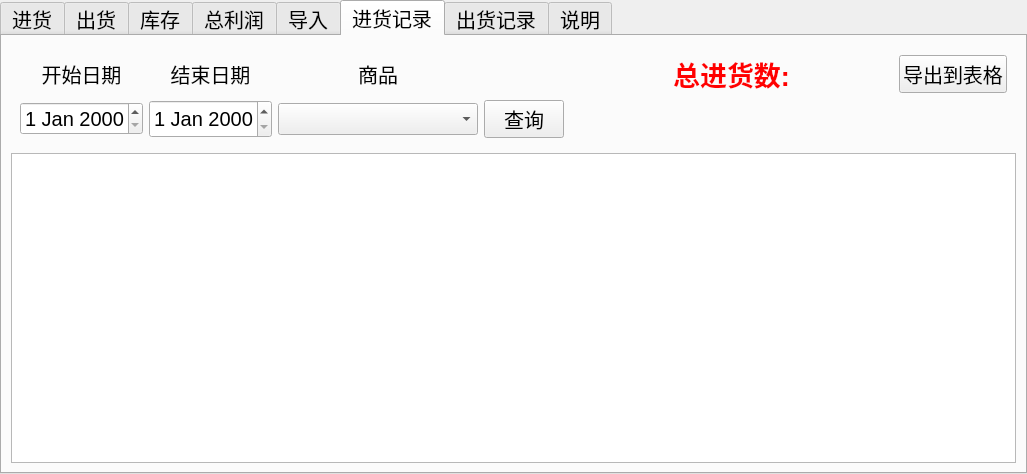
<?xml version="1.0" encoding="UTF-8"?>
<ui version="4.0">
 <class>MainWidget</class>
 <widget class="QTabWidget" name="MainWidget">
  <property name="geometry">
   <rect>
    <x>0</x>
    <y>0</y>
    <width>1027</width>
    <height>474</height>
   </rect>
  </property>
  <property name="font">
   <font>
    <pointsize>15</pointsize>
   </font>
  </property>
  <property name="windowTitle">
   <string>商品出入统计--肖豪</string>
  </property>
  <property name="windowIcon">
   <iconset>
    <normaloff>image/main.ico</normaloff>image/main.ico</iconset>
  </property>
  <property name="toolTip">
   <string notr="true"/>
  </property>
  <property name="currentIndex">
   <number>5</number>
  </property>
  <widget class="QWidget" name="InputWidget">
   <property name="enabled">
    <bool>true</bool>
   </property>
   <attribute name="title">
    <string>进货</string>
   </attribute>
   <layout class="QVBoxLayout" name="verticalLayout">
    <item>
     <layout class="QGridLayout" name="gridLayout" rowstretch="1,2,3,2" columnstretch="1,2,4,2,2,6" rowminimumheight="1,2,3,4" columnminimumwidth="1,2,3,4,5,6">
      <property name="sizeConstraint">
       <enum>QLayout::SetDefaultConstraint</enum>
      </property>
      <property name="leftMargin">
       <number>30</number>
      </property>
      <property name="topMargin">
       <number>20</number>
      </property>
      <property name="rightMargin">
       <number>30</number>
      </property>
      <property name="bottomMargin">
       <number>20</number>
      </property>
      <property name="spacing">
       <number>20</number>
      </property>
      <item row="3" column="4">
       <widget class="QPushButton" name="pushButtonInput">
        <property name="enabled">
         <bool>true</bool>
        </property>
        <property name="minimumSize">
         <size>
          <width>0</width>
          <height>50</height>
         </size>
        </property>
        <property name="text">
         <string>确认进货</string>
        </property>
       </widget>
      </item>
      <item row="0" column="0">
       <spacer name="verticalSpacer">
        <property name="orientation">
         <enum>Qt::Vertical</enum>
        </property>
        <property name="sizeHint" stdset="0">
         <size>
          <width>20</width>
          <height>40</height>
         </size>
        </property>
       </spacer>
      </item>
      <item row="2" column="3">
       <widget class="QLineEdit" name="lineEditInputPrice">
        <property name="minimumSize">
         <size>
          <width>0</width>
          <height>50</height>
         </size>
        </property>
        <property name="inputMask">
         <string/>
        </property>
        <property name="maxLength">
         <number>15</number>
        </property>
        <property name="alignment">
         <set>Qt::AlignCenter</set>
        </property>
       </widget>
      </item>
      <item row="2" column="4">
       <widget class="QLineEdit" name="lineEditInputNum">
        <property name="minimumSize">
         <size>
          <width>0</width>
          <height>50</height>
         </size>
        </property>
        <property name="maxLength">
         <number>10</number>
        </property>
        <property name="alignment">
         <set>Qt::AlignCenter</set>
        </property>
       </widget>
      </item>
      <item row="2" column="0">
       <widget class="CCustomDateEdit" name="dateEditInput">
        <property name="minimumSize">
         <size>
          <width>0</width>
          <height>50</height>
         </size>
        </property>
        <property name="layoutDirection">
         <enum>Qt::LeftToRight</enum>
        </property>
        <property name="alignment">
         <set>Qt::AlignCenter</set>
        </property>
        <property name="buttonSymbols">
         <enum>QAbstractSpinBox::UpDownArrows</enum>
        </property>
        <property name="correctionMode">
         <enum>QAbstractSpinBox::CorrectToPreviousValue</enum>
        </property>
        <property name="dateTime">
         <datetime>
          <hour>0</hour>
          <minute>0</minute>
          <second>0</second>
          <year>2000</year>
          <month>1</month>
          <day>1</day>
         </datetime>
        </property>
        <property name="time">
         <time>
          <hour>0</hour>
          <minute>0</minute>
          <second>0</second>
         </time>
        </property>
        <property name="currentSection">
         <enum>QDateTimeEdit::YearSection</enum>
        </property>
        <property name="displayFormat">
         <string>yyyy/M/d</string>
        </property>
        <property name="calendarPopup">
         <bool>true</bool>
        </property>
       </widget>
      </item>
      <item row="2" column="2">
       <widget class="ExtendedComboBox" name="comboBoxInputGoods">
        <property name="minimumSize">
         <size>
          <width>0</width>
          <height>50</height>
         </size>
        </property>
        <property name="font">
         <font>
          <pointsize>15</pointsize>
         </font>
        </property>
       </widget>
      </item>
      <item row="3" column="0">
       <spacer name="verticalSpacer_3">
        <property name="orientation">
         <enum>Qt::Vertical</enum>
        </property>
        <property name="sizeHint" stdset="0">
         <size>
          <width>20</width>
          <height>40</height>
         </size>
        </property>
       </spacer>
      </item>
      <item row="1" column="3">
       <widget class="QLabel" name="label_3">
        <property name="font">
         <font>
          <pointsize>30</pointsize>
         </font>
        </property>
        <property name="text">
         <string>价格</string>
        </property>
        <property name="alignment">
         <set>Qt::AlignCenter</set>
        </property>
       </widget>
      </item>
      <item row="1" column="0">
       <widget class="QLabel" name="label">
        <property name="font">
         <font>
          <pointsize>30</pointsize>
         </font>
        </property>
        <property name="layoutDirection">
         <enum>Qt::RightToLeft</enum>
        </property>
        <property name="text">
         <string>日期</string>
        </property>
        <property name="alignment">
         <set>Qt::AlignCenter</set>
        </property>
       </widget>
      </item>
      <item row="2" column="5">
       <widget class="QLineEdit" name="lineEditInputRemark">
        <property name="minimumSize">
         <size>
          <width>0</width>
          <height>50</height>
         </size>
        </property>
       </widget>
      </item>
      <item row="1" column="5">
       <widget class="QLabel" name="label_5">
        <property name="font">
         <font>
          <pointsize>30</pointsize>
         </font>
        </property>
        <property name="text">
         <string>备注</string>
        </property>
        <property name="alignment">
         <set>Qt::AlignCenter</set>
        </property>
       </widget>
      </item>
      <item row="1" column="2">
       <widget class="QLabel" name="label_2">
        <property name="font">
         <font>
          <pointsize>30</pointsize>
         </font>
        </property>
        <property name="layoutDirection">
         <enum>Qt::LeftToRight</enum>
        </property>
        <property name="text">
         <string>商品</string>
        </property>
        <property name="alignment">
         <set>Qt::AlignCenter</set>
        </property>
       </widget>
      </item>
      <item row="2" column="1">
       <widget class="ExtendedComboBox" name="comboBoxInputType">
        <property name="minimumSize">
         <size>
          <width>0</width>
          <height>50</height>
         </size>
        </property>
        <property name="font">
         <font>
          <pointsize>15</pointsize>
         </font>
        </property>
        <property name="sizeAdjustPolicy">
         <enum>QComboBox::AdjustToContentsOnFirstShow</enum>
        </property>
       </widget>
      </item>
      <item row="1" column="1">
       <widget class="QLabel" name="label_13">
        <property name="font">
         <font>
          <pointsize>30</pointsize>
         </font>
        </property>
        <property name="text">
         <string>类别</string>
        </property>
        <property name="alignment">
         <set>Qt::AlignCenter</set>
        </property>
       </widget>
      </item>
      <item row="1" column="4">
       <widget class="QLabel" name="label_4">
        <property name="font">
         <font>
          <pointsize>30</pointsize>
         </font>
        </property>
        <property name="text">
         <string>数量</string>
        </property>
        <property name="alignment">
         <set>Qt::AlignCenter</set>
        </property>
       </widget>
      </item>
      <item row="0" column="2">
       <widget class="QLabel" name="InputTiplabel">
        <property name="font">
         <font>
          <pointsize>15</pointsize>
         </font>
        </property>
        <property name="styleSheet">
         <string notr="true">color:rgb(255, 0, 0)</string>
        </property>
        <property name="text">
         <string>注意:新商品录入</string>
        </property>
        <property name="alignment">
         <set>Qt::AlignCenter</set>
        </property>
       </widget>
      </item>
     </layout>
    </item>
   </layout>
  </widget>
  <widget class="QWidget" name="OutputWidget">
   <attribute name="title">
    <string>出货</string>
   </attribute>
   <layout class="QGridLayout" name="gridLayout_3">
    <item row="0" column="0">
     <layout class="QGridLayout" name="gridLayout_2" rowstretch="1,2,3,2" columnstretch="1,4,4,2,2,6">
      <property name="sizeConstraint">
       <enum>QLayout::SetDefaultConstraint</enum>
      </property>
      <property name="leftMargin">
       <number>30</number>
      </property>
      <property name="topMargin">
       <number>20</number>
      </property>
      <property name="rightMargin">
       <number>30</number>
      </property>
      <property name="bottomMargin">
       <number>20</number>
      </property>
      <property name="spacing">
       <number>20</number>
      </property>
      <item row="1" column="0">
       <widget class="QLabel" name="label_6">
        <property name="font">
         <font>
          <pointsize>30</pointsize>
         </font>
        </property>
        <property name="text">
         <string>日期</string>
        </property>
        <property name="alignment">
         <set>Qt::AlignCenter</set>
        </property>
       </widget>
      </item>
      <item row="0" column="0">
       <spacer name="verticalSpacer_2">
        <property name="orientation">
         <enum>Qt::Vertical</enum>
        </property>
        <property name="sizeHint" stdset="0">
         <size>
          <width>20</width>
          <height>40</height>
         </size>
        </property>
       </spacer>
      </item>
      <item row="2" column="2">
       <widget class="ExtendedComboBox" name="comboBoxOutputBuyer">
        <property name="minimumSize">
         <size>
          <width>0</width>
          <height>50</height>
         </size>
        </property>
       </widget>
      </item>
      <item row="1" column="2">
       <widget class="QLabel" name="label_8">
        <property name="font">
         <font>
          <pointsize>30</pointsize>
         </font>
        </property>
        <property name="text">
         <string>买家</string>
        </property>
        <property name="alignment">
         <set>Qt::AlignCenter</set>
        </property>
       </widget>
      </item>
      <item row="3" column="0">
       <spacer name="verticalSpacer_4">
        <property name="orientation">
         <enum>Qt::Vertical</enum>
        </property>
        <property name="sizeHint" stdset="0">
         <size>
          <width>20</width>
          <height>40</height>
         </size>
        </property>
       </spacer>
      </item>
      <item row="2" column="1">
       <widget class="ExtendedComboBox" name="comboBoxOutputGoods">
        <property name="minimumSize">
         <size>
          <width>0</width>
          <height>50</height>
         </size>
        </property>
       </widget>
      </item>
      <item row="1" column="1">
       <widget class="QLabel" name="label_7">
        <property name="font">
         <font>
          <pointsize>30</pointsize>
         </font>
        </property>
        <property name="text">
         <string>商品</string>
        </property>
        <property name="alignment">
         <set>Qt::AlignCenter</set>
        </property>
       </widget>
      </item>
      <item row="1" column="5">
       <widget class="QLabel" name="label_11">
        <property name="font">
         <font>
          <pointsize>30</pointsize>
         </font>
        </property>
        <property name="text">
         <string>备注</string>
        </property>
        <property name="alignment">
         <set>Qt::AlignCenter</set>
        </property>
       </widget>
      </item>
      <item row="2" column="5">
       <widget class="QLineEdit" name="lineEditOutputRemark">
        <property name="minimumSize">
         <size>
          <width>0</width>
          <height>50</height>
         </size>
        </property>
       </widget>
      </item>
      <item row="2" column="0">
       <widget class="CCustomDateEdit" name="dateEditOutput">
        <property name="minimumSize">
         <size>
          <width>0</width>
          <height>50</height>
         </size>
        </property>
        <property name="alignment">
         <set>Qt::AlignCenter</set>
        </property>
        <property name="calendarPopup">
         <bool>true</bool>
        </property>
       </widget>
      </item>
      <item row="3" column="4">
       <widget class="QPushButton" name="pushButtonOutput">
        <property name="minimumSize">
         <size>
          <width>0</width>
          <height>50</height>
         </size>
        </property>
        <property name="text">
         <string>确认出货</string>
        </property>
       </widget>
      </item>
      <item row="1" column="4">
       <widget class="QLabel" name="label_9">
        <property name="font">
         <font>
          <pointsize>30</pointsize>
         </font>
        </property>
        <property name="text">
         <string>数量</string>
        </property>
        <property name="alignment">
         <set>Qt::AlignCenter</set>
        </property>
       </widget>
      </item>
      <item row="2" column="4">
       <widget class="QLineEdit" name="lineEditOutputNum">
        <property name="minimumSize">
         <size>
          <width>0</width>
          <height>50</height>
         </size>
        </property>
        <property name="alignment">
         <set>Qt::AlignCenter</set>
        </property>
       </widget>
      </item>
      <item row="1" column="3">
       <widget class="QLabel" name="label_10">
        <property name="font">
         <font>
          <pointsize>30</pointsize>
         </font>
        </property>
        <property name="text">
         <string>价格</string>
        </property>
        <property name="alignment">
         <set>Qt::AlignCenter</set>
        </property>
       </widget>
      </item>
      <item row="2" column="3">
       <widget class="QLineEdit" name="lineEditOutputPrice">
        <property name="minimumSize">
         <size>
          <width>0</width>
          <height>50</height>
         </size>
        </property>
        <property name="alignment">
         <set>Qt::AlignCenter</set>
        </property>
       </widget>
      </item>
     </layout>
    </item>
   </layout>
  </widget>
  <widget class="QWidget" name="StockWidget">
   <attribute name="title">
    <string>库存</string>
   </attribute>
   <layout class="QVBoxLayout" name="verticalLayout_2">
    <item>
     <widget class="QTableWidget" name="tableWidgetStock">
      <property name="enabled">
       <bool>true</bool>
      </property>
      <property name="layoutDirection">
       <enum>Qt::LeftToRight</enum>
      </property>
      <property name="autoFillBackground">
       <bool>true</bool>
      </property>
      <property name="frameShape">
       <enum>QFrame::NoFrame</enum>
      </property>
      <property name="frameShadow">
       <enum>QFrame::Sunken</enum>
      </property>
      <property name="lineWidth">
       <number>1</number>
      </property>
      <property name="midLineWidth">
       <number>0</number>
      </property>
      <property name="verticalScrollBarPolicy">
       <enum>Qt::ScrollBarAlwaysOff</enum>
      </property>
      <property name="sizeAdjustPolicy">
       <enum>QAbstractScrollArea::AdjustToContentsOnFirstShow</enum>
      </property>
      <property name="editTriggers">
       <set>QAbstractItemView::AnyKeyPressed|QAbstractItemView::EditKeyPressed</set>
      </property>
      <property name="gridStyle">
       <enum>Qt::DashDotLine</enum>
      </property>
      <property name="sortingEnabled">
       <bool>true</bool>
      </property>
      <property name="rowCount">
       <number>10</number>
      </property>
      <property name="columnCount">
       <number>4</number>
      </property>
      <attribute name="horizontalHeaderCascadingSectionResizes">
       <bool>true</bool>
      </attribute>
      <attribute name="horizontalHeaderStretchLastSection">
       <bool>false</bool>
      </attribute>
      <attribute name="verticalHeaderVisible">
       <bool>false</bool>
      </attribute>
      <row/>
      <row/>
      <row/>
      <row/>
      <row/>
      <row/>
      <row/>
      <row/>
      <row/>
      <row/>
      <column/>
      <column/>
      <column/>
      <column/>
     </widget>
    </item>
   </layout>
  </widget>
  <widget class="QWidget" name="ProfitWidget">
   <attribute name="title">
    <string>总利润</string>
   </attribute>
   <layout class="QVBoxLayout" name="verticalLayout_3">
    <item>
     <widget class="QWidget" name="widget" native="true">
      <layout class="QHBoxLayout" name="horizontalLayout" stretch="1,1,0,1,0,1,1,1">
       <item>
        <widget class="QPushButton" name="pushButtonExport">
         <property name="text">
          <string>导出到表格</string>
         </property>
        </widget>
       </item>
       <item>
        <spacer name="horizontalSpacer">
         <property name="orientation">
          <enum>Qt::Horizontal</enum>
         </property>
         <property name="sizeHint" stdset="0">
          <size>
           <width>40</width>
           <height>20</height>
          </size>
         </property>
        </spacer>
       </item>
       <item>
        <widget class="QLabel" name="label_15">
         <property name="text">
          <string>开始日期:</string>
         </property>
        </widget>
       </item>
       <item>
        <widget class="CCustomDateEdit" name="dateEditBegin"/>
       </item>
       <item>
        <widget class="QLabel" name="label_16">
         <property name="text">
          <string>结束日期:</string>
         </property>
        </widget>
       </item>
       <item>
        <widget class="CCustomDateEdit" name="dateEditEnd"/>
       </item>
       <item>
        <widget class="QPushButton" name="pushButtonQuery">
         <property name="text">
          <string>查询</string>
         </property>
        </widget>
       </item>
       <item>
        <spacer name="horizontalSpacer_2">
         <property name="orientation">
          <enum>Qt::Horizontal</enum>
         </property>
         <property name="sizeHint" stdset="0">
          <size>
           <width>40</width>
           <height>20</height>
          </size>
         </property>
        </spacer>
       </item>
      </layout>
     </widget>
    </item>
    <item>
     <widget class="QTableWidget" name="tableWidgetProfile">
      <property name="editTriggers">
       <set>QAbstractItemView::AnyKeyPressed|QAbstractItemView::EditKeyPressed</set>
      </property>
      <property name="sortingEnabled">
       <bool>true</bool>
      </property>
      <property name="rowCount">
       <number>0</number>
      </property>
      <property name="columnCount">
       <number>0</number>
      </property>
      <attribute name="verticalHeaderVisible">
       <bool>false</bool>
      </attribute>
     </widget>
    </item>
   </layout>
  </widget>
  <widget class="QWidget" name="Import">
   <attribute name="title">
    <string>导入</string>
   </attribute>
   <layout class="QVBoxLayout" name="verticalLayout_4">
    <item>
     <widget class="QFrame" name="frame">
      <property name="frameShape">
       <enum>QFrame::StyledPanel</enum>
      </property>
      <property name="frameShadow">
       <enum>QFrame::Raised</enum>
      </property>
      <layout class="QHBoxLayout" name="horizontalLayout_2">
       <item>
        <widget class="QComboBox" name="comboBoxImportGoodsType"/>
       </item>
       <item>
        <widget class="QPushButton" name="pushButtonImportGoods">
         <property name="toolTip">
          <string>选择某类商品，批量导入</string>
         </property>
         <property name="statusTip">
          <string/>
         </property>
         <property name="whatsThis">
          <string/>
         </property>
         <property name="text">
          <string>批量导入商品</string>
         </property>
        </widget>
       </item>
       <item>
        <spacer name="horizontalSpacer_3">
         <property name="orientation">
          <enum>Qt::Horizontal</enum>
         </property>
         <property name="sizeHint" stdset="0">
          <size>
           <width>40</width>
           <height>20</height>
          </size>
         </property>
        </spacer>
       </item>
       <item>
        <widget class="QPushButton" name="pushButtonImportBuyer">
         <property name="text">
          <string>批量导入买家</string>
         </property>
        </widget>
       </item>
       <item>
        <spacer name="horizontalSpacer_4">
         <property name="orientation">
          <enum>Qt::Horizontal</enum>
         </property>
         <property name="sizeHint" stdset="0">
          <size>
           <width>40</width>
           <height>20</height>
          </size>
         </property>
        </spacer>
       </item>
       <item>
        <widget class="QLabel" name="label_12">
         <property name="text">
          <string>说明：批量导入数据，每行为一条数据</string>
         </property>
        </widget>
       </item>
      </layout>
     </widget>
    </item>
    <item>
     <widget class="QTextEdit" name="textEditImport"/>
    </item>
   </layout>
  </widget>
  <widget class="QWidget" name="InputRecord">
   <attribute name="title">
    <string>进货记录</string>
   </attribute>
   <layout class="QVBoxLayout" name="verticalLayout_5">
    <item>
     <widget class="QWidget" name="widget_2" native="true">
      <layout class="QGridLayout" name="gridLayout_5">
       <item row="1" column="5">
        <widget class="ExtendedComboBox" name="comboBoxInputRecord">
         <property name="minimumSize">
          <size>
           <width>200</width>
           <height>0</height>
          </size>
         </property>
        </widget>
       </item>
       <item row="0" column="8">
        <widget class="QPushButton" name="pushButtonExportInputRecord">
         <property name="text">
          <string>导出到表格</string>
         </property>
        </widget>
       </item>
       <item row="0" column="0">
        <widget class="QLabel" name="label_17">
         <property name="text">
          <string>开始日期</string>
         </property>
         <property name="alignment">
          <set>Qt::AlignCenter</set>
         </property>
        </widget>
       </item>
       <item row="1" column="7">
        <spacer name="horizontalSpacer_6">
         <property name="orientation">
          <enum>Qt::Horizontal</enum>
         </property>
         <property name="sizeHint" stdset="0">
          <size>
           <width>40</width>
           <height>20</height>
          </size>
         </property>
        </spacer>
       </item>
       <item row="0" column="5">
        <widget class="QLabel" name="label_14">
         <property name="text">
          <string>商品</string>
         </property>
         <property name="alignment">
          <set>Qt::AlignCenter</set>
         </property>
        </widget>
       </item>
       <item row="0" column="7">
        <widget class="QLabel" name="labelInputRecordNum">
         <property name="font">
          <font>
           <pointsize>20</pointsize>
           <weight>75</weight>
           <bold>true</bold>
          </font>
         </property>
         <property name="styleSheet">
          <string notr="true">color:rgb(255, 0, 0)</string>
         </property>
         <property name="text">
          <string>总进货数:</string>
         </property>
         <property name="alignment">
          <set>Qt::AlignCenter</set>
         </property>
        </widget>
       </item>
       <item row="1" column="2">
        <widget class="CCustomDateEdit" name="dateEditEndInputRecord">
         <property name="maximumSize">
          <size>
           <width>123</width>
           <height>123</height>
          </size>
         </property>
        </widget>
       </item>
       <item row="1" column="0">
        <widget class="CCustomDateEdit" name="dateEditBeginInputRecord">
         <property name="maximumSize">
          <size>
           <width>123</width>
           <height>16777215</height>
          </size>
         </property>
        </widget>
       </item>
       <item row="0" column="2">
        <widget class="QLabel" name="label_18">
         <property name="text">
          <string>结束日期</string>
         </property>
         <property name="alignment">
          <set>Qt::AlignCenter</set>
         </property>
        </widget>
       </item>
       <item row="1" column="6">
        <widget class="QPushButton" name="pushButtonQueryInputRecord">
         <property name="maximumSize">
          <size>
           <width>100</width>
           <height>16777215</height>
          </size>
         </property>
         <property name="text">
          <string>查询</string>
         </property>
        </widget>
       </item>
      </layout>
     </widget>
    </item>
    <item>
     <widget class="QTableWidget" name="tableWidgetInputRecord">
      <property name="editTriggers">
       <set>QAbstractItemView::AnyKeyPressed|QAbstractItemView::EditKeyPressed</set>
      </property>
      <property name="sortingEnabled">
       <bool>true</bool>
      </property>
      <property name="rowCount">
       <number>0</number>
      </property>
      <property name="columnCount">
       <number>0</number>
      </property>
      <attribute name="verticalHeaderVisible">
       <bool>false</bool>
      </attribute>
     </widget>
    </item>
   </layout>
  </widget>
  <widget class="QWidget" name="outputRecord">
   <attribute name="title">
    <string>出货记录</string>
   </attribute>
   <layout class="QVBoxLayout" name="verticalLayout_6">
    <item>
     <widget class="QWidget" name="widget_3" native="true">
      <layout class="QGridLayout" name="gridLayout_6">
       <item row="1" column="7">
        <widget class="QPushButton" name="pushButtonQueryOutputRecord">
         <property name="maximumSize">
          <size>
           <width>100</width>
           <height>16777215</height>
          </size>
         </property>
         <property name="text">
          <string>查询</string>
         </property>
        </widget>
       </item>
       <item row="1" column="0">
        <widget class="CCustomDateEdit" name="dateEditBeginOutputRecord">
         <property name="maximumSize">
          <size>
           <width>123</width>
           <height>16777215</height>
          </size>
         </property>
        </widget>
       </item>
       <item row="0" column="0">
        <widget class="QLabel" name="label_22">
         <property name="text">
          <string>开始日期</string>
         </property>
         <property name="alignment">
          <set>Qt::AlignCenter</set>
         </property>
        </widget>
       </item>
       <item row="0" column="2">
        <widget class="QLabel" name="label_23">
         <property name="text">
          <string>结束日期</string>
         </property>
         <property name="alignment">
          <set>Qt::AlignCenter</set>
         </property>
        </widget>
       </item>
       <item row="1" column="5">
        <widget class="ExtendedComboBox" name="comboBoxOutputRecordGoods">
         <property name="minimumSize">
          <size>
           <width>200</width>
           <height>0</height>
          </size>
         </property>
        </widget>
       </item>
       <item row="1" column="2">
        <widget class="CCustomDateEdit" name="dateEditEndOutputRecord">
         <property name="maximumSize">
          <size>
           <width>123</width>
           <height>123</height>
          </size>
         </property>
        </widget>
       </item>
       <item row="0" column="5">
        <widget class="QLabel" name="label_24">
         <property name="text">
          <string>商品</string>
         </property>
         <property name="alignment">
          <set>Qt::AlignCenter</set>
         </property>
        </widget>
       </item>
       <item row="1" column="6">
        <widget class="ExtendedComboBox" name="comboBoxOutputRecordBuyer">
         <property name="minimumSize">
          <size>
           <width>150</width>
           <height>0</height>
          </size>
         </property>
        </widget>
       </item>
       <item row="0" column="6">
        <widget class="QLabel" name="label_26">
         <property name="text">
          <string>买家</string>
         </property>
         <property name="alignment">
          <set>Qt::AlignCenter</set>
         </property>
        </widget>
       </item>
       <item row="0" column="8">
        <spacer name="horizontalSpacer_8">
         <property name="orientation">
          <enum>Qt::Horizontal</enum>
         </property>
         <property name="sizeHint" stdset="0">
          <size>
           <width>40</width>
           <height>20</height>
          </size>
         </property>
        </spacer>
       </item>
       <item row="1" column="8">
        <widget class="QLabel" name="labelOutputRecordProfile">
         <property name="enabled">
          <bool>false</bool>
         </property>
         <property name="font">
          <font>
           <pointsize>20</pointsize>
           <weight>75</weight>
           <bold>true</bold>
           <underline>false</underline>
          </font>
         </property>
         <property name="acceptDrops">
          <bool>false</bool>
         </property>
         <property name="styleSheet">
          <string notr="true">color:rgb(255, 0, 0)</string>
         </property>
         <property name="text">
          <string/>
         </property>
         <property name="alignment">
          <set>Qt::AlignCenter</set>
         </property>
        </widget>
       </item>
       <item row="1" column="9">
        <widget class="QPushButton" name="pushButtonExportOutputRecord">
         <property name="text">
          <string>导出到表格</string>
         </property>
        </widget>
       </item>
      </layout>
     </widget>
    </item>
    <item>
     <widget class="QTableWidget" name="tableWidgetOutputRecord">
      <property name="editTriggers">
       <set>QAbstractItemView::AnyKeyPressed|QAbstractItemView::EditKeyPressed</set>
      </property>
      <property name="sortingEnabled">
       <bool>true</bool>
      </property>
      <property name="rowCount">
       <number>0</number>
      </property>
      <property name="columnCount">
       <number>0</number>
      </property>
      <attribute name="verticalHeaderVisible">
       <bool>false</bool>
      </attribute>
     </widget>
    </item>
   </layout>
  </widget>
  <widget class="QWidget" name="InfoWidget">
   <attribute name="title">
    <string>说明</string>
   </attribute>
   <widget class="QTextEdit" name="textEdit">
    <property name="geometry">
     <rect>
      <x>210</x>
      <y>120</y>
      <width>451</width>
      <height>251</height>
     </rect>
    </property>
    <property name="readOnly">
     <bool>true</bool>
    </property>
    <property name="html">
     <string>&lt;!DOCTYPE HTML PUBLIC &quot;-//W3C//DTD HTML 4.0//EN&quot; &quot;http://www.w3.org/TR/REC-html40/strict.dtd&quot;&gt;
&lt;html&gt;&lt;head&gt;&lt;meta name=&quot;qrichtext&quot; content=&quot;1&quot; /&gt;&lt;style type=&quot;text/css&quot;&gt;
p, li { white-space: pre-wrap; }
&lt;/style&gt;&lt;/head&gt;&lt;body style=&quot; font-family:'SimSun'; font-size:15pt; font-weight:400; font-style:normal;&quot;&gt;
&lt;p style=&quot; margin-top:0px; margin-bottom:0px; margin-left:0px; margin-right:0px; -qt-block-indent:0; text-indent:0px;&quot;&gt;版本：1.0.0&lt;/p&gt;
&lt;p style=&quot; margin-top:0px; margin-bottom:0px; margin-left:0px; margin-right:0px; -qt-block-indent:0; text-indent:0px;&quot;&gt;作者：肖豪&lt;/p&gt;
&lt;p style=&quot; margin-top:0px; margin-bottom:0px; margin-left:0px; margin-right:0px; -qt-block-indent:0; text-indent:0px;&quot;&gt;日期：2018.2.10&lt;/p&gt;
&lt;p style=&quot; margin-top:0px; margin-bottom:0px; margin-left:0px; margin-right:0px; -qt-block-indent:0; text-indent:0px;&quot;&gt;说明：用于管理日常进出货&lt;/p&gt;&lt;/body&gt;&lt;/html&gt;</string>
    </property>
   </widget>
   <widget class="QPushButton" name="pushButtonQueryOutput">
    <property name="geometry">
     <rect>
      <x>420</x>
      <y>60</y>
      <width>151</width>
      <height>41</height>
     </rect>
    </property>
    <property name="text">
     <string>查看出货记录</string>
    </property>
   </widget>
   <widget class="QPushButton" name="pushButtonQueryInput">
    <property name="geometry">
     <rect>
      <x>180</x>
      <y>60</y>
      <width>161</width>
      <height>41</height>
     </rect>
    </property>
    <property name="text">
     <string>查看进货记录</string>
    </property>
   </widget>
  </widget>
 </widget>
 <customwidgets>
  <customwidget>
   <class>CCustomDateEdit</class>
   <extends>QDateEdit</extends>
   <header location="global">lib.pubui</header>
  </customwidget>
  <customwidget>
   <class>ExtendedComboBox</class>
   <extends>QComboBox</extends>
   <header location="global">lib.pubui</header>
  </customwidget>
 </customwidgets>
 <tabstops>
  <tabstop>comboBoxOutputGoods</tabstop>
  <tabstop>comboBoxOutputBuyer</tabstop>
  <tabstop>lineEditOutputPrice</tabstop>
  <tabstop>lineEditOutputNum</tabstop>
  <tabstop>lineEditOutputRemark</tabstop>
  <tabstop>pushButtonOutput</tabstop>
  <tabstop>dateEditOutput</tabstop>
  <tabstop>comboBoxInputType</tabstop>
  <tabstop>comboBoxInputGoods</tabstop>
  <tabstop>lineEditInputPrice</tabstop>
  <tabstop>lineEditInputNum</tabstop>
  <tabstop>lineEditInputRemark</tabstop>
  <tabstop>pushButtonInput</tabstop>
  <tabstop>dateEditInput</tabstop>
  <tabstop>tableWidgetStock</tabstop>
  <tabstop>dateEditBegin</tabstop>
  <tabstop>dateEditEnd</tabstop>
  <tabstop>pushButtonQuery</tabstop>
  <tabstop>tableWidgetProfile</tabstop>
 </tabstops>
 <resources/>
 <connections/>
</ui>
